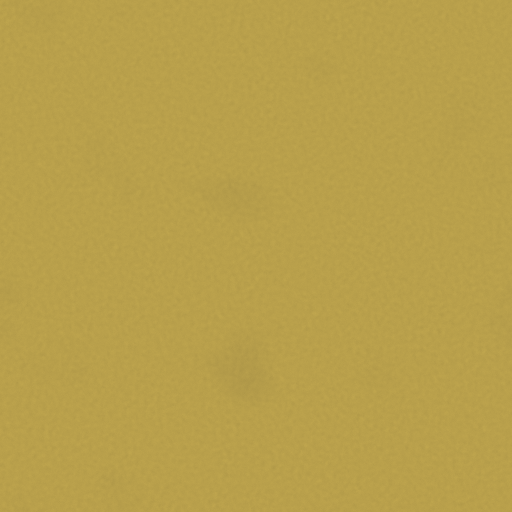
#> input picture Tools/Materials/level0_originals/level0_carpet_basecolor.png, 1024 x 1024 px, given in place of weathered_plank_siding_diff_2k.png, which was not available (shown at 1/2 size)
$ python make_house_materials.py level0_originals
#> lines starting #> are read from the running program, lines starting #| are printed output that depends on the picture
"""Level 9's houses: their surfaces from photo-scanned CC0 sets (Poly Haven), for Tools/Levels/make_houses.py.

Painted lap siding in four old paint colours (weathered_plank_siding, repainted), drywall (beige_wall_001), an old
wood floor (old_wood_floor), carpet (dirty_carpet), kitchen and bathroom tile (floor_tiles_02), asphalt shingles
(grey_roof_01), concrete (concrete_floor), the front door (rough_pine_door), the garage door (wooden_garage_door),
plus white trim and window glass.

The models carry their UVs in metres (one texture repeat = TILE metres, set in make_houses.py), so every material
here tiles once per UV unit and nothing stretches.

usage: python3 Tools/Materials/make_house_materials.py POLYHAVEN_DIR
Writes Assets/Textures/Suburb/house_*.png and Assets/Materials/Suburb/house_*.material.
"""
import json
import os
import sys

import numpy as np
from PIL import Image

ROOT = os.path.dirname(os.path.dirname(os.path.dirname(os.path.abspath(__file__))))
TEX = os.path.join(ROOT, 'Assets', 'Textures', 'Suburb')
MAT = os.path.join(ROOT, 'Assets', 'Materials', 'Suburb')
SIZE = (1024, 1024)

# The siding's old paint: off-white, cream, faded blue, sage.
PAINTS = {
    'white': (0.80, 0.79, 0.75),
    'cream': (0.78, 0.71, 0.56),
    'blue': (0.52, 0.60, 0.66),
    'sage': (0.58, 0.62, 0.53),
}


def load(path, mode='RGB'):
#> called with mode = 'RGB'
    im = Image.open(path).convert(mode)
#> im is the input picture: PIL image 1024x1024 RGB; mean R, G, B 184.5, 159.6, 74.8
    if im.size != SIZE:
        im = im.resize(SIZE, Image.LANCZOS)
    return np.asarray(im).astype(np.float32) / 255.0


def save(arr, name, mode='RGB'):
    out = (np.clip(arr, 0, 1) * 255.0 + 0.5).astype(np.uint8)
    Image.fromarray(out, mode).save(os.path.join(TEX, name), optimize=True)


def material(name, maps, extra=None):
    props = {'metallic.factor': 0.0}
    if 'basecolor' in maps:
        props['baseColor.textureMap'] = f'../../Textures/Suburb/{name}_basecolor.png'
    if 'normal' in maps:
        props['normal.textureMap'] = f'../../Textures/Suburb/{name}_normal.png'
        props['normal.factor'] = 1.0
    if 'roughness' in maps:
        props['roughness.textureMap'] = f'../../Textures/Suburb/{name}_roughness.png'
    if 'ao' in maps:
        props['occlusion.diffuseTextureMap'] = f'../../Textures/Suburb/{name}_ao.png'
        props['occlusion.diffuseFactor'] = 1.0
    props.update(extra or {})
    data = {
        'materialType': '@gemroot:Atom_Feature_Common@/Assets/Materials/Types/StandardPBR.materialtype',
        'materialTypeVersion': 5,
        'propertyValues': props,
    }
    json.dump(data, open(os.path.join(MAT, f'{name}.material'), 'w'), indent=4)
    print('wrote', f'{name}.material')


def scan(ph, src, name, tint=None, rough_scale=1.0, rough_add=0.0, base_scale=1.0):
    """One scanned set as it is (or tinted), at 1024."""
    base = load(os.path.join(ph, f'{src}_diff_2k.png')) * base_scale
    if tint is not None:
        lum = base @ np.array([0.299, 0.587, 0.114], np.float32)
        lum = lum / max(1e-4, float(lum.mean()))
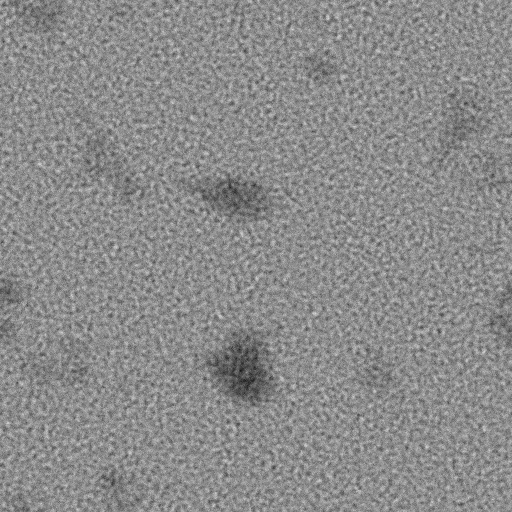
#> lum: shape (1024, 1024) float32 (shown at 1/2 size); min 0.928, max 1.06, mean 1; drawn with min black and max white
        base = np.array(tint, np.float32)[None, None, :] * np.clip(0.62 + 0.38 * lum, 0, 1.4)[..., None]
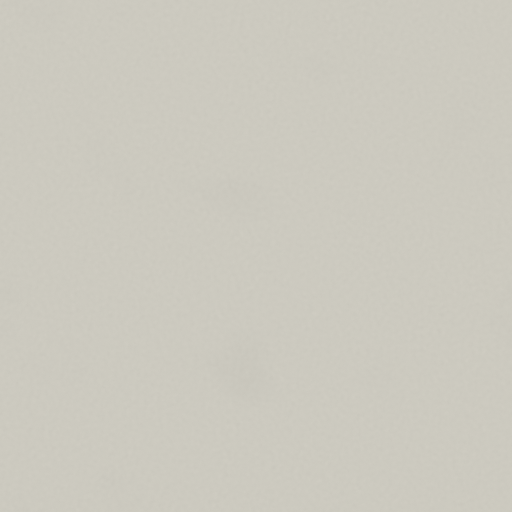
#> base: shape (1024, 1024, 3) float32 (shown at 1/2 size); mean of channels 0, 1, 2 0.806, 0.795, 0.75; drawn as R, G, B
    save(base, f'{name}_basecolor.png')
    save(load(os.path.join(ph, f'{src}_nor_gl_2k.png')), f'{name}_normal.png')
#> call 2 of load, with mode = 'RGB'
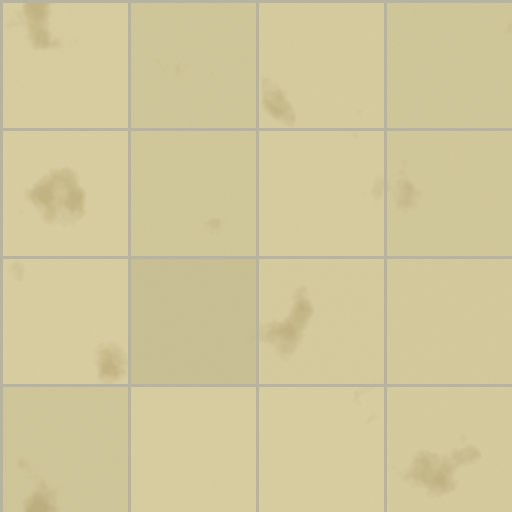
#> input picture Tools/Materials/level0_originals/level0_ceiling_basecolor.png, 1024 x 1024 px, given in place of weathered_plank_siding_nor_gl_2k.png, which was not available (shown at 1/2 size)
#> in load, im is the input picture: PIL image 1024x1024 RGB; mean R, G, B 208.2, 198.5, 155.6
    rough = load(os.path.join(ph, f'{src}_rough_2k.png'), 'L')
#> call 3 of load, with mode = 'L'
#> in load (call 3), `im = Image.open(path).convert(mode)`:
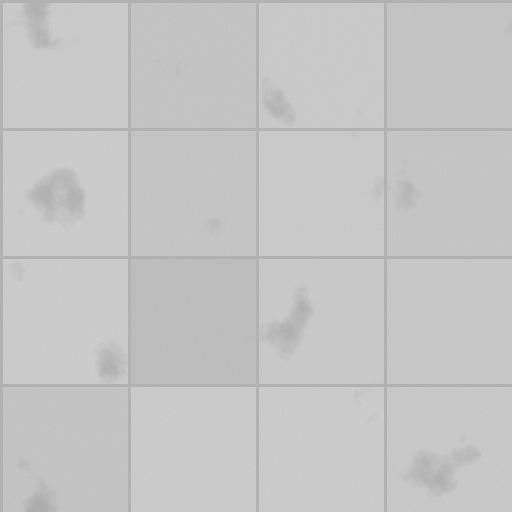
#> im: PIL image 1024x1024 L (shown at 1/2 size); min 168, max 213, mean 196.6
    save(np.clip(rough * rough_scale + rough_add, 0.04, 1), f'{name}_roughness.png', 'L')
    maps = ['basecolor', 'normal', 'roughness']
    ao = os.path.join(ph, f'{src}_ao_2k.png')
    if os.path.exists(ao):
        save(load(ao, 'L'), f'{name}_ao.png', 'L')
        maps.append('ao')
    return maps


def main():
    ph = sys.argv[1]
    os.makedirs(TEX, exist_ok=True)
    os.makedirs(MAT, exist_ok=True)

    # Lap siding: the scan's planks and grain, repainted; the paint a little glossier than raw wood.
    for paint, colour in PAINTS.items():
        maps = scan(ph, 'weathered_plank_siding', f'house_siding_{paint}', tint=colour, rough_scale=0.8, rough_add=0.1)
        material(f'house_siding_{paint}', maps)

    material('house_drywall', scan(ph, 'beige_wall_001', 'house_drywall', base_scale=1.05, rough_scale=0.9, rough_add=0.05))
    material('house_wood_floor', scan(ph, 'old_wood_floor', 'house_wood_floor', rough_scale=0.85))
    material('house_carpet', scan(ph, 'dirty_carpet', 'house_carpet', rough_add=0.1))
    material('house_tile', scan(ph, 'floor_tiles_02', 'house_tile', base_scale=0.95, rough_scale=0.7))
    material('house_roof', scan(ph, 'grey_roof_01', 'house_roof', base_scale=0.8))
    material('house_concrete', scan(ph, 'concrete_floor', 'house_concrete', base_scale=0.8))
    material('house_front_door', scan(ph, 'rough_pine_door', 'house_front_door', base_scale=0.85))
    material('house_garage_door', scan(ph, 'wooden_garage_door', 'house_garage_door', tint=(0.74, 0.73, 0.69),
                                       rough_scale=0.8, rough_add=0.1))
    # Trim (window and door casings, fascia, soffits): flat white paint, a little dirty.
    material('house_trim', [], {'baseColor.color': [0.78, 0.77, 0.73, 1.0], 'baseColor.factor': 1.0,
                                'roughness.factor': 0.55, 'specularF0.factor': 0.5})
    # Glass: dark, glossy, mostly see-through, so a dark room shows behind it.
    material('house_glass', [], {'baseColor.color': [0.05, 0.06, 0.07, 1.0], 'roughness.factor': 0.04,
                                 'specularF0.factor': 0.6, 'opacity.mode': 'Blended', 'opacity.factor': 0.35,
                                 'general.doubleSided': True})


if __name__ == '__main__':
#> (the run stopped early here; a loop or call above may not have finished)
